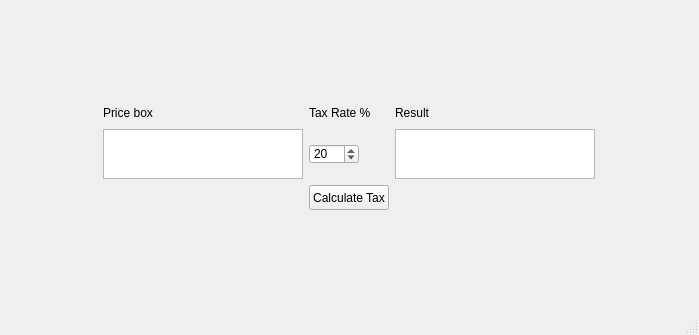
<?xml version="1.0" encoding="UTF-8"?>
<ui version="4.0">
 <class>MainWindow</class>
 <widget class="QMainWindow" name="MainWindow">
  <property name="geometry">
   <rect>
    <x>0</x>
    <y>0</y>
    <width>699</width>
    <height>335</height>
   </rect>
  </property>
  <property name="windowTitle">
   <string>MainWindow</string>
  </property>
  <widget class="QWidget" name="centralwidget">
   <layout class="QGridLayout" name="gridLayout_2">
    <item row="0" column="0">
     <layout class="QGridLayout" name="gridLayout">
      <item row="2" column="0">
       <widget class="QTextEdit" name="PriceBox">
        <property name="maximumSize">
         <size>
          <width>200</width>
          <height>50</height>
         </size>
        </property>
       </widget>
      </item>
      <item row="2" column="1">
       <widget class="QSpinBox" name="TaxRate">
        <property name="maximumSize">
         <size>
          <width>50</width>
          <height>20</height>
         </size>
        </property>
        <property name="value">
         <number>20</number>
        </property>
       </widget>
      </item>
      <item row="0" column="1">
       <widget class="QLabel" name="label_2">
        <property name="maximumSize">
         <size>
          <width>200</width>
          <height>20</height>
         </size>
        </property>
        <property name="text">
         <string>Tax Rate %</string>
        </property>
       </widget>
      </item>
      <item row="0" column="2">
       <widget class="QLabel" name="label_3">
        <property name="maximumSize">
         <size>
          <width>200</width>
          <height>20</height>
         </size>
        </property>
        <property name="text">
         <string>Result</string>
        </property>
       </widget>
      </item>
      <item row="0" column="0">
       <widget class="QLabel" name="label">
        <property name="maximumSize">
         <size>
          <width>200</width>
          <height>16777215</height>
         </size>
        </property>
        <property name="text">
         <string>Price box</string>
        </property>
       </widget>
      </item>
      <item row="2" column="2">
       <widget class="QTextEdit" name="ResultsWindow">
        <property name="maximumSize">
         <size>
          <width>200</width>
          <height>50</height>
         </size>
        </property>
       </widget>
      </item>
      <item row="3" column="1">
       <widget class="QPushButton" name="calc_tax">
        <property name="maximumSize">
         <size>
          <width>150</width>
          <height>25</height>
         </size>
        </property>
        <property name="text">
         <string>Calculate Tax</string>
        </property>
       </widget>
      </item>
     </layout>
    </item>
   </layout>
  </widget>
  <widget class="QMenuBar" name="menubar">
   <property name="geometry">
    <rect>
     <x>0</x>
     <y>0</y>
     <width>699</width>
     <height>26</height>
    </rect>
   </property>
  </widget>
  <widget class="QStatusBar" name="statusbar"/>
 </widget>
 <resources/>
 <connections/>
</ui>
